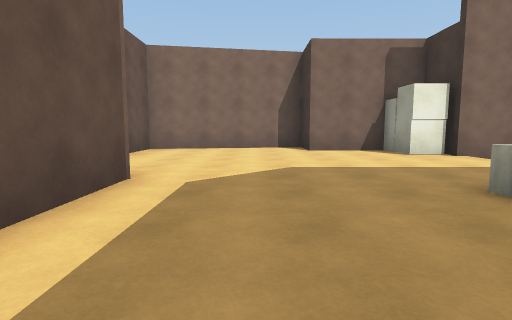
view 1 (above)

24 first-person views from a walk through a scene from a Unity 3-D project. The camera is 1.2 m above the floor, tilts 6° down and sees 80° across. The floor is counted in squares, 2 m on a side. Each view is taken from the middle of a square. On the plan, view 1 faces up. The plan holds only what a view shows up to about 9 squares ahead; the rest is blank. The place goes on beyond the plan. The player is left out. Some animated figures are not drawn. Door leaves are left out, so doorways stand open.

view 2
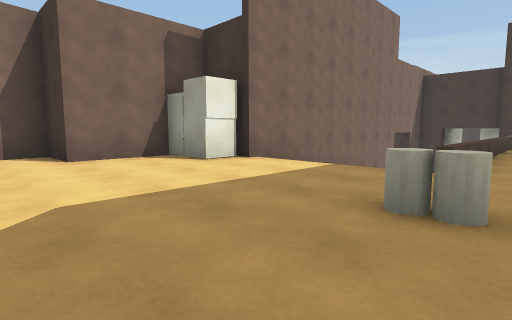

view 3
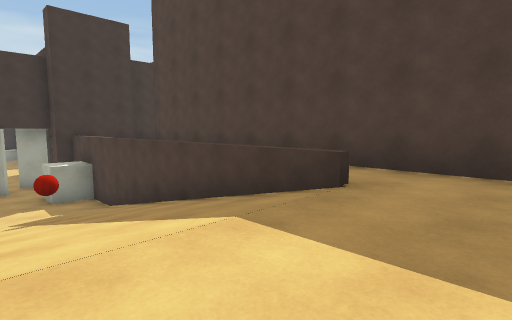

view 4
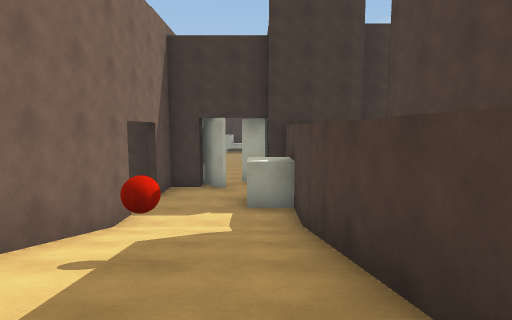

view 5
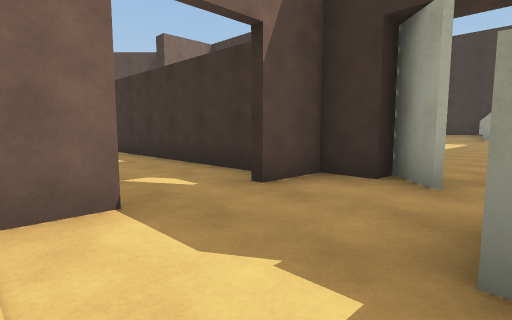

view 6
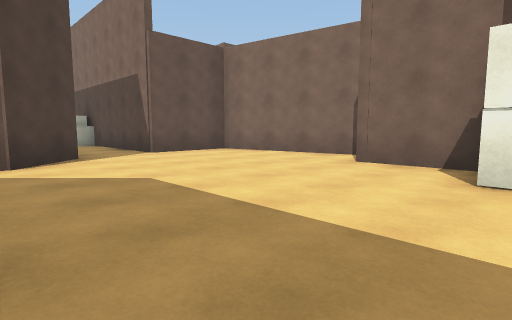

view 7
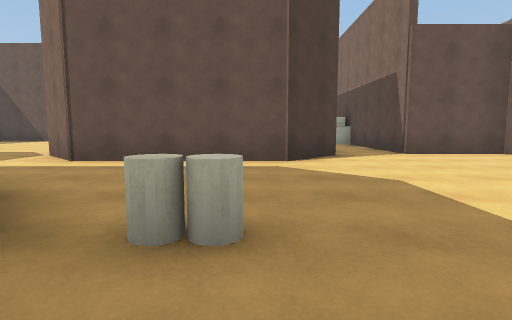

view 8
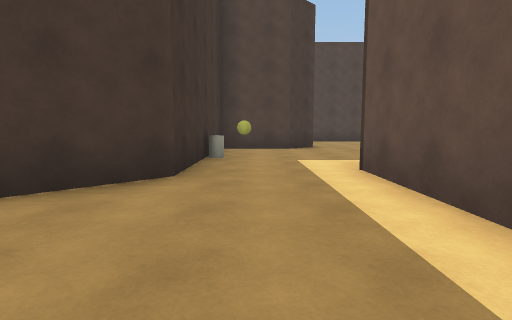

view 9
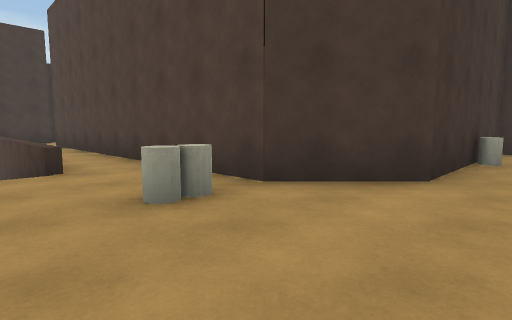

view 10
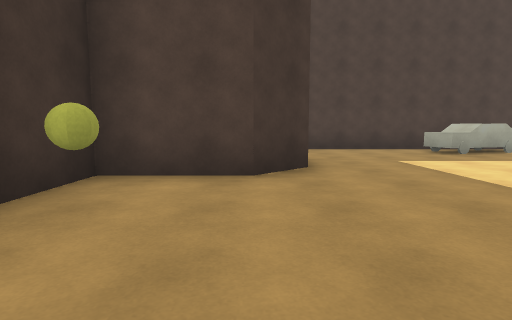

view 11
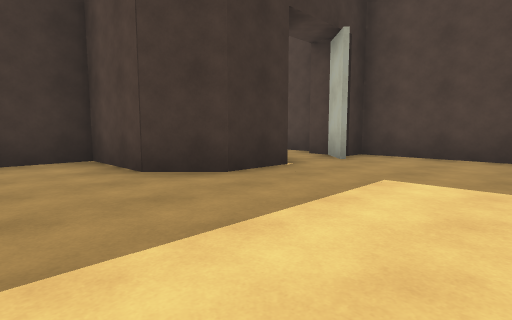

view 12
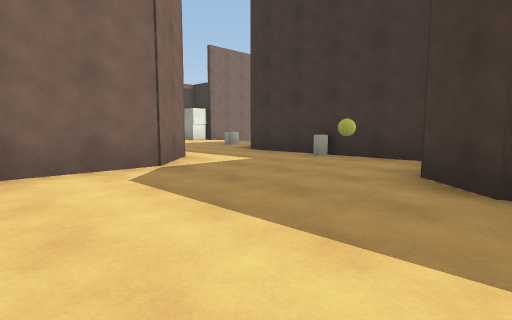

view 13
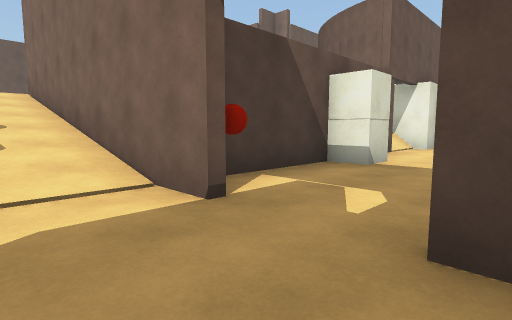

view 14
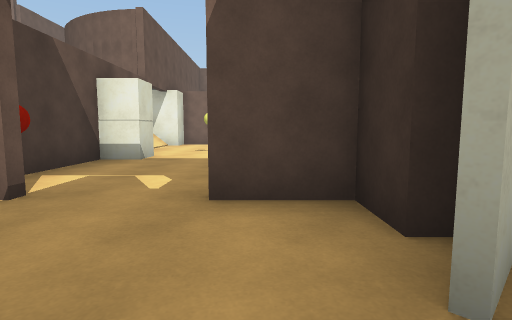

view 15
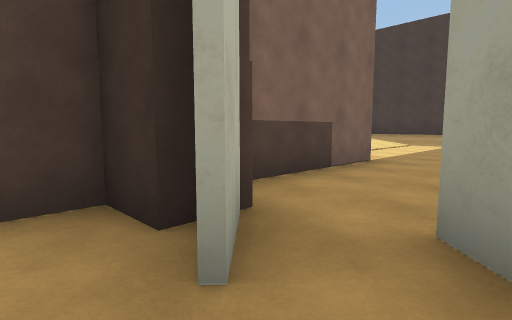

view 16
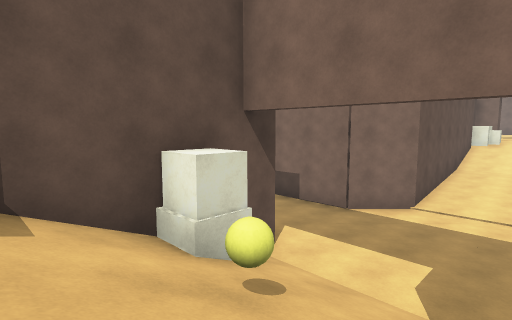

view 17
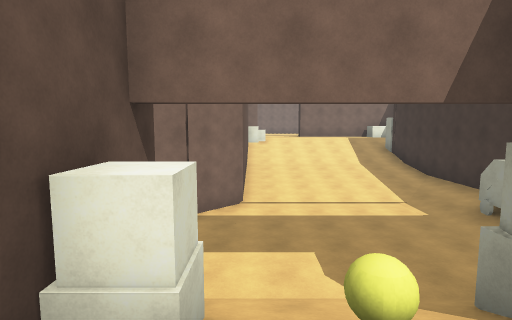

view 18
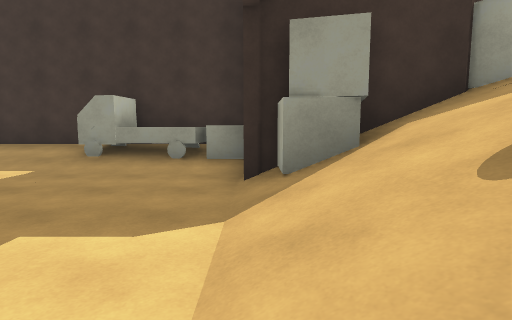

view 19
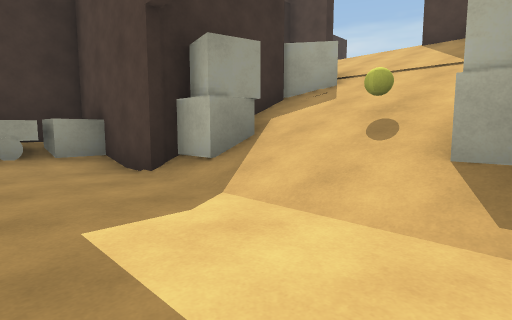

view 20
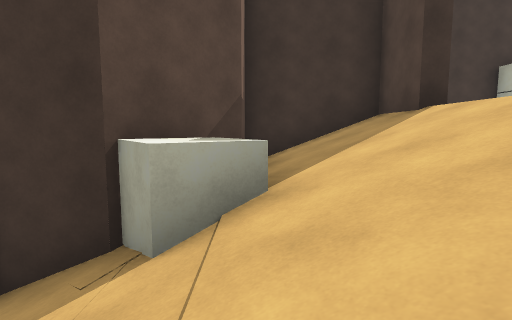

view 21
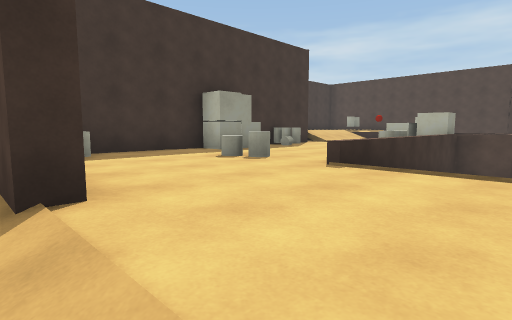

view 22
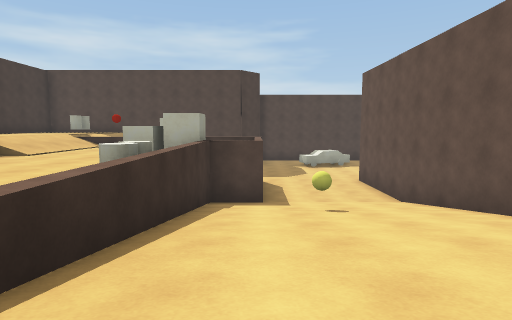

view 23
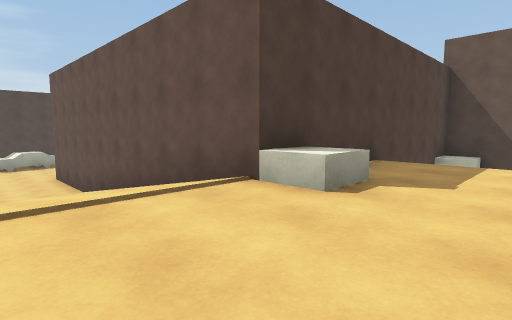

view 24
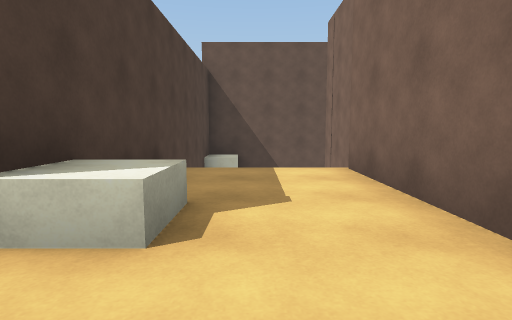

### Floor plan
Key: @ floor where view 1 was taken; # wall or solid block; . main floor; - floor 2 m lower than the main floor; : floor 2.25 m higher than the main floor; _ floor 2.25 m lower than the main floor; < floor 2.75 m lower than the main floor; / step, stairs or slope; = window, fence, low wall or low ledge; ^ raised ledge; v drop or lower ground; B box; A ball; C car.
Columns run from 5 left of view 1 to 30 right of it. Each row starts with its distance up from view 1.
 10     ####        B<<<#    #__
  9   ###..#        #<<<#    #//////#
  8   #....##B      #<<<#    #//////#
  7 ###......B#######<<#######<<<<//#
  6 ..........///////<<<#<<<<<<<<</C#
  5 ..........////-//<<<#<<<<<<<<</C#
  4   ##......///////<B<##  <<<<<</B#
  3    #...=..^^^^^^^^B^    #////####
  2    #............    #   #B//B#
  1    #...###########  #   #//A/##
  0    #.@##            #   #////B###
 -1 ####..#                   ///B//#
 -2  .....#                   //////#
 -3 .....A#             ########///##
 -4 ......#               /:::::::::::^
 -5 ....###          #    /::::::::::::#
 -6 ....#            #B   .::B:::::::::#
 -7 ....#                 ####////^:^::#
 -8 C..##                    #////^:::B#
 -9 ...##                    #////^::::#
-10 ####                     #////^:::^
-11                          #//A/v ::
-12                          #////v :::
-13                          #///##BB:/
-14                          #...v   ://
-15                          #...v    //

Positions as (right, up) in squares from view 1, and headings:
1: (0, 0), facing up
2: (0, 2), facing up-right
3: (3, 6), facing down-right
4: (6, 4), facing right
5: (11, 4), facing up-right
6: (4, 3), facing up-left
7: (4, 3), facing left
8: (0, 4), facing down
9: (0, 4), facing down-right
10: (-1, -1), facing down
11: (-5, -3), facing down-right
12: (-5, -6), facing up-right
13: (14, 5), facing up-left
14: (14, 4), facing up
15: (14, 4), facing up-right
16: (23, 0), facing up-left
17: (21, 0), facing up
18: (20, 3), facing right
19: (20, 5), facing down-right
20: (21, -1), facing right
21: (23, -3), facing down-right
22: (24, -6), facing down
23: (23, -4), facing down-left
24: (22, -5), facing left
